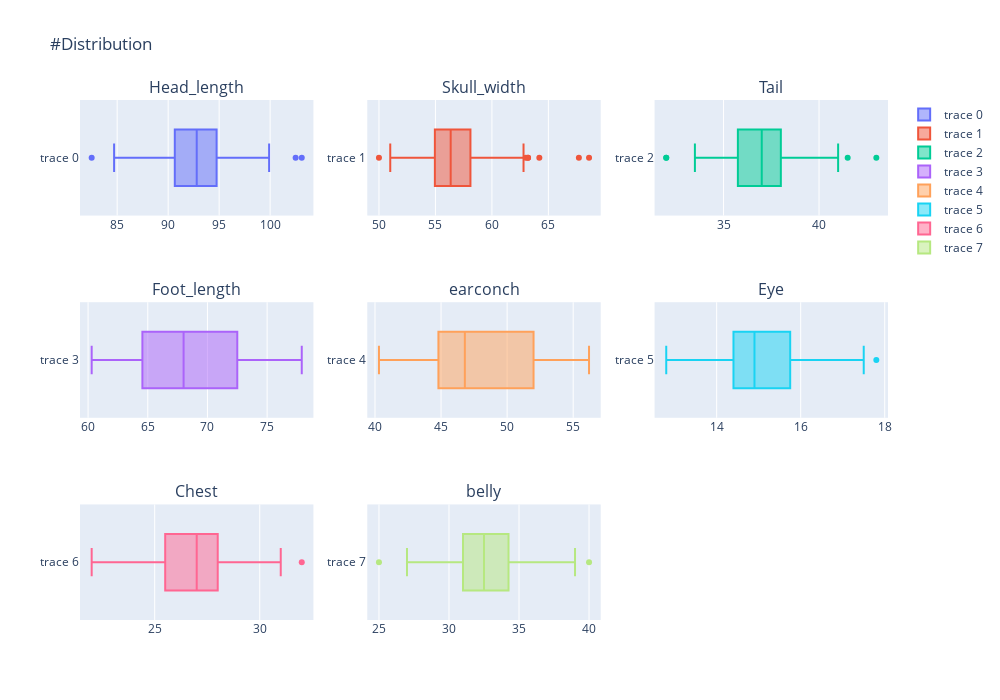

The code cell stored with this chart in its notebook:
### Markdown cell above
* Head_Length our dependent variable is pretty has good distribution.
* Tail, Foot length, Earconch has somewhat same distribtuion with two different Peaks, May be it vary as per Sex or Age
* Eye has more tail towards right
* Chest and Belly seems ok
* Skull Width distritbution is most noisy one.

* **Lets See at their box plot to find Outlier Points**

### Code cell
fig = make_subplots(rows=3, cols=3,
                   subplot_titles=("Head_length", "Skull_width", "Tail", "Foot_length","earconch",
                                  "Eye","Chest","belly"))

fig.add_trace(
    go.Box(x=df["hdlngth"]),
    row=1, col=1
)

fig.add_trace(
    go.Box(x=df["skullw"]),
    row=1, col=2
)
fig.add_trace(
    go.Box(x=df["taill"]),
    row=1, col=3
)
fig.add_trace(
    go.Box(x=df["footlgth"]),
    row=2, col=1
)
fig.add_trace(
    go.Box(x=df["earconch"]),
    row=2, col=2
)
fig.add_trace(
    go.Box(x=df["eye"]),
    row=2, col=3
)
fig.add_trace(
    go.Box(x=df["chest"]),
    row=3, col=1
)
fig.add_trace(
    go.Box(x=df["belly"]),
    row=3, col=2
)

fig.update_layout(height=700, width=1000, title_text="#Distribution")
fig.show()

### Figure 1 — Plotly figure (JSON) as saved in the notebook; plotly's stock layout.template omitted (floating-point values rounded to 4 significant figures)
{"data": [{"x": [94.1, 92.5, 94, 93.2, 91.5, 93.1, 95.3, 94.8, 93.4, 91.8, 93.3, 94.9, 95.1, 95.4, 92.9, 91.6, 94.7, 93.5, 94.4, 94.8, 95.9, 96.3, 92.5, 94.4, 95.8, 96, 90.5, 93.8, 92.8, 92.1, 92.8, 94.3, 91.4, 90.6, 94.4, 93.3, 89.3, 92.4, 84.7, 91, 88.4, 85.3, 90, 85.1, 90.7, 91.4, 90.1, 98.6, 95.4, 91.6, 95.6, 97.6, 93.1, 96.9, 103.1, 99.9, 95.1, 94.5, 102.5, 91.3, 95.7, 91.3, 92, 96.9, 93.5, 90.4, 93.3, 94.1, 98, 91.9, 92.8, 85.9, 82.5, 88.7, 93.8, 92.4, 93.6, 86.5, 85.8, 86.7, 90.6, 86, 90, 88.4, 89.5, 88.2, 98.5, 89.6, 97.7, 92.6, 97.8, 90.7, 89.2, 91.8, 91.6, 94.8, 91, 93.2, 93.3, 89.5, 88.6, 92.4, 91.5, 93.6], "type": "box", "xaxis": "x", "yaxis": "y"}, {"x": [60.4, 57.6, 60, 57.1, 56.3, 54.8, 58.2, 57.6, 56.3, 58, 57.2, 55.6, 59.9, 57.6, 57.6, 56, 67.7, 55.7, 55.4, 56.3, 58.1, 58.5, 56.1, 54.9, 58.5, 59, 54.5, 56.8, 56, 54.4, 54.1, 56.7, 54.6, 55.7, 57.9, 59.3, 54.8, 56, 51.5, 55, 57, 54.1, 55.5, 51.5, 55.9, 54.4, 54.8, 63.2, 59.2, 56.4, 59.6, 61, 58.1, 63, 63.2, 61.5, 59.4, 64.2, 62.8, 57.7, 59, 58, 56.4, 56.5, 57.4, 55.8, 57.6, 56, 55.6, 56.4, 57.6, 52.4, 52.3, 52, 58.1, 56.8, 56.2, 51, 50, 52.6, 56, 54, 53.8, 54.6, 56.2, 53.2, 60.7, 58, 58.4, 54.6, 59.6, 56.3, 54, 57.6, 56.6, 55.7, 53.1, 68.6, 56.2, 56, 54.7, 55, 55.2, 59.9], "type": "box", "xaxis": "x2", "yaxis": "y2"}, {"x": [36, 36.5, 39, 38, 36, 35.5, 36, 37, 37, 37.5, 39, 35.5, 36, 36, 34, 34.5, 36.5, 36, 35, 38, 39.5, 39.5, 36, 34, 35.5, 36, 35, 34.5, 35, 33.5, 37, 39, 37, 36.5, 35.5, 35, 35, 35.5, 34, 36, 36.5, 32, 32, 35.5, 34, 35, 37.5, 34, 37, 38, 36, 40, 38, 43, 38, 38, 41, 39, 40, 39, 38, 39, 38, 38.5, 38, 36.5, 36.5, 38, 37.5, 38, 40, 35, 36.5, 38, 38, 41, 36, 36.5, 36.5, 38, 38, 36.5, 36, 36, 40.5, 38.5, 41.5, 38, 35, 38.5, 38, 37, 38, 35.5, 37.5, 38, 38, 35, 38.5, 36.5, 39, 38, 36.5, 40], "type": "box", "xaxis": "x3", "yaxis": "y3"}, {"x": [74.5, 72.5, 75.4, 76.1, 71, 73.2, 71.5, 72.7, 72.4, 70.9, 77.2, 71.7, 71, 74.3, 69.7, 73, 73.2, 73.7, 73.4, 73.8, 77.9, 73.5, 72.8, 75, 72.3, 73.6, 70.3, 73.2, 74.9, 70.6, 68, 74.8, 70.8, 73.1, 71.2, 74.3, 71.2, 68.4, 68.7, 72.8, null, 62.7, 72, 70.3, 71.5, 72.8, 66, 66.9, 69, 65, 64, 67.9, 67.4, 71.3, 72.5, 68.7, 67.2, 66.5, 73.2, 63.1, 63.1, 65.5, 64.1, 63, 68.2, 63.2, 64.7, 65.9, 65, 65.4, 65.7, 62, 65.7, 61.5, 66.2, 64.5, 62.8, 63, 62.8, 62.3, 65.6, 60.7, 62, 62.6, 65.6, 60.3, 71.7, 66.7, 64.4, 69.8, 65.5, 67.6, 63.8, 64.2, 64.5, 66.5, 63.8, 65.6, 64.8, 66, 64.4, 63.5, 62.9, 67.6], "type": "box", "xaxis": "x4", "yaxis": "y4"}, {"x": [54.5, 51.2, 51.9, 52.2, 53.2, 53.6, 52, 53.9, 52.9, 53.4, 51.3, 51, 49.8, 53.7, 51.8, 51.4, 53.2, 55.4, 53.9, 52.4, 52.9, 52.1, 53.3, 53.5, 51.6, 56.2, 50.8, 53, 51.8, 50.8, 52.5, 52, 51.8, 53.1, 55.5, 52, 52, 49.5, 53.4, 51.4, 40.3, 51.2, 49.4, 52.6, 54, 51.2, 45.5, 44.9, 45, 47.2, 43.9, 44.3, 46, 46, 44.9, 46.8, 45.3, 46.4, 44.5, 47, 44.9, 41.3, 46.3, 45.1, 41.7, 44.2, 44.1, 43.1, 45.6, 44.1, 42.8, 42.4, 44.7, 45.9, 45.6, 46.4, 42.9, 44.3, 43, 44.8, 41.7, 42.9, 43.3, 43.6, 43.5, 43.7, 46.8, 43.5, 46.2, 44.8, 48, 46.8, 44.9, 45.1, 45.4, 47.7, 46, 44.3, 43.8, 46.8, 48, 45.4, 45.9, 46], "type": "box", "xaxis": "x5", "yaxis": "y5"}, {"x": [15.2, 16, 15.5, 15.2, 15.1, 14.2, 14.2, 14.5, 15.5, 14.4, 14.9, 15.3, 15.8, 15.1, 15.7, 14.4, 14.7, 15.3, 15.2, 15.5, 14.2, 16.2, 15.4, 16.2, 14.9, 15, 14.2, 15.3, 14, 14.5, 14.5, 14.9, 14.8, 14.4, 16.4, 14.9, 13.6, 15.9, 13, 13.6, 15.9, 13.8, 13.4, 14.4, 14.6, 14.4, 15, 17, 15.9, 14.9, 17.4, 15.8, 16.5, 17.5, 16.4, 16.4, 14.5, 14.4, 14.7, 14.4, 15, 16, 15.2, 17.1, 14, 15.7, 16.5, 17.4, 15, 13, 15, 14.1, 16, 14.7, 16.9, 17.8, 16.2, 13.2, 14.8, 15, 17, 15.4, 14, 16.3, 14.5, 13.6, 15, 16, 14.4, 14.5, 15, 14.5, 12.8, 14.4, 14.9, 14, 14.5, 14.5, 14, 14.8, 14, 13, 15.4, 14.8], "type": "box", "xaxis": "x6", "yaxis": "y6"}, {"x": [28, 28.5, 30, 28, 28.5, 30, 30, 29, 28, 27.5, 31, 28, 27, 28, 28, 28, 29, 28, 28, 27, 30, 28, 28, 27, 31, 29, 23, 27, 24, 24.5, 27, 28, 24, 26, 28, 25.5, 28, 27, 25, 27, 27, 25.5, 29, 23, 27, 24.5, 25, 28, 29.5, 28, 28, 28.5, 26, 30, 30.5, 27.5, 31, 30.5, 32, 26, 26.5, 27, 25.5, 25.5, 29, 26.5, 27.5, 27, 28.5, 27, 27.5, 25.5, 23.5, 26, 26, 26, 25, 23, 22, 23.5, 27.5, 26, 25, 25, 27, 26, 26, 25.5, 29, 25.5, 26, 25.5, 24, 29, 27, 25, 25, 28.5, 28, 23, 25, 25, 25, 28.5], "type": "box", "xaxis": "x7", "yaxis": "y7"}, {"x": [36, 33, 34, 34, 33, 32, 34.5, 34, 33, 32, 34, 33, 32, 31.5, 35, 32, 31, 32, 32, 36, 40, 36, 35, 32, 35, 38, 28, 30, 32, 33, 31, 34, 30, 28.5, 35.5, 36, 31.5, 30, 25, 30, 30.5, 33, 31, 27, 31.5, 35, 33, 35, 35.5, 36, 38.5, 32.5, 33.5, 36.5, 36, 31.5, 39, 33, 36, 30, 31, 32, 28.5, 33, 38.5, 34, 29.5, 30, 34, 34, 34, 30, 28, 34, 33.5, 33, 35, 28, 28.5, 30.5, 35, 32, 29, 28.5, 31.5, 31, 36, 31.5, 30.5, 32.5, 32, 31, 31, 35, 31, 33, 31.5, 32, 35, 27, 33, 30, 29, 33.5], "type": "box", "xaxis": "x8", "yaxis": "y8"}], "layout": {"xaxis": {"anchor": "y", "domain": [0, 0.2889], "type": "linear", "range": [81.36, 104.2], "autorange": true}, "yaxis": {"anchor": "x", "domain": [0.7778, 1], "type": "category", "range": [-0.5, 0.5], "autorange": true}, "xaxis2": {"anchor": "y2", "domain": [0.3556, 0.6444], "type": "linear", "range": [48.97, 69.63], "autorange": true}, "yaxis2": {"anchor": "x2", "domain": [0.7778, 1], "type": "category", "range": [-0.5, 0.5], "autorange": true}, "xaxis3": {"anchor": "y3", "domain": [0.7111, 1], "type": "linear", "range": [31.39, 43.61], "autorange": true}, "yaxis3": {"anchor": "x3", "domain": [0.7778, 1], "type": "category", "range": [-0.5, 0.5], "autorange": true}, "xaxis4": {"anchor": "y4", "domain": [0, 0.2889], "type": "linear", "range": [59.32, 78.88], "autorange": true}, "yaxis4": {"anchor": "x4", "domain": [0.3889, 0.6111], "type": "category", "range": [-0.5, 0.5], "autorange": true}, "xaxis5": {"anchor": "y5", "domain": [0.3556, 0.6444], "type": "linear", "range": [39.42, 57.08], "autorange": true}, "yaxis5": {"anchor": "x5", "domain": [0.3889, 0.6111], "type": "category", "range": [-0.5, 0.5], "autorange": true}, "xaxis6": {"anchor": "y6", "domain": [0.7111, 1], "type": "linear", "range": [12.52, 18.08], "autorange": true}, "yaxis6": {"anchor": "x6", "domain": [0.3889, 0.6111], "type": "category", "range": [-0.5, 0.5], "autorange": true}, "xaxis7": {"anchor": "y7", "domain": [0, 0.2889], "type": "linear", "range": [21.44, 32.56], "autorange": true}, "yaxis7": {"anchor": "x7", "domain": [0, 0.2222], "type": "category", "range": [-0.5, 0.5], "autorange": true}, "xaxis8": {"anchor": "y8", "domain": [0.3556, 0.6444], "type": "linear", "range": [24.17, 40.83], "autorange": true}, "yaxis8": {"anchor": "x8", "domain": [0, 0.2222], "type": "category", "range": [-0.5, 0.5], "autorange": true}, "xaxis9": {"anchor": "y9", "domain": [0.7111, 1]}, "yaxis9": {"anchor": "x9", "domain": [0, 0.2222]}, "annotations": [{"font": {"size": 16}, "showarrow": false, "text": "Head_length", "x": 0.1444, "xanchor": "center", "xref": "paper", "y": 1, "yanchor": "bottom", "yref": "paper"}, {"font": {"size": 16}, "showarrow": false, "text": "Skull_width", "x": 0.5, "xanchor": "center", "xref": "paper", "y": 1, "yanchor": "bottom", "yref": "paper"}, {"font": {"size": 16}, "showarrow": false, "text": "Tail", "x": 0.8556, "xanchor": "center", "xref": "paper", "y": 1, "yanchor": "bottom", "yref": "paper"}, {"font": {"size": 16}, "showarrow": false, "text": "Foot_length", "x": 0.1444, "xanchor": "center", "xref": "paper", "y": 0.6111, "yanchor": "bottom", "yref": "paper"}, {"font": {"size": 16}, "showarrow": false, "text": "earconch", "x": 0.5, "xanchor": "center", "xref": "paper", "y": 0.6111, "yanchor": "bottom", "yref": "paper"}, {"font": {"size": 16}, "showarrow": false, "text": "Eye", "x": 0.8556, "xanchor": "center", "xref": "paper", "y": 0.6111, "yanchor": "bottom", "yref": "paper"}, {"font": {"size": 16}, "showarrow": false, "text": "Chest", "x": 0.1444, "xanchor": "center", "xref": "paper", "y": 0.2222, "yanchor": "bottom", "yref": "paper"}, {"font": {"size": 16}, "showarrow": false, "text": "belly", "x": 0.5, "xanchor": "center", "xref": "paper", "y": 0.2222, "yanchor": "bottom", "yref": "paper"}], "title": {"text": "#Distribution"}, "height": 700, "width": 1000}}
